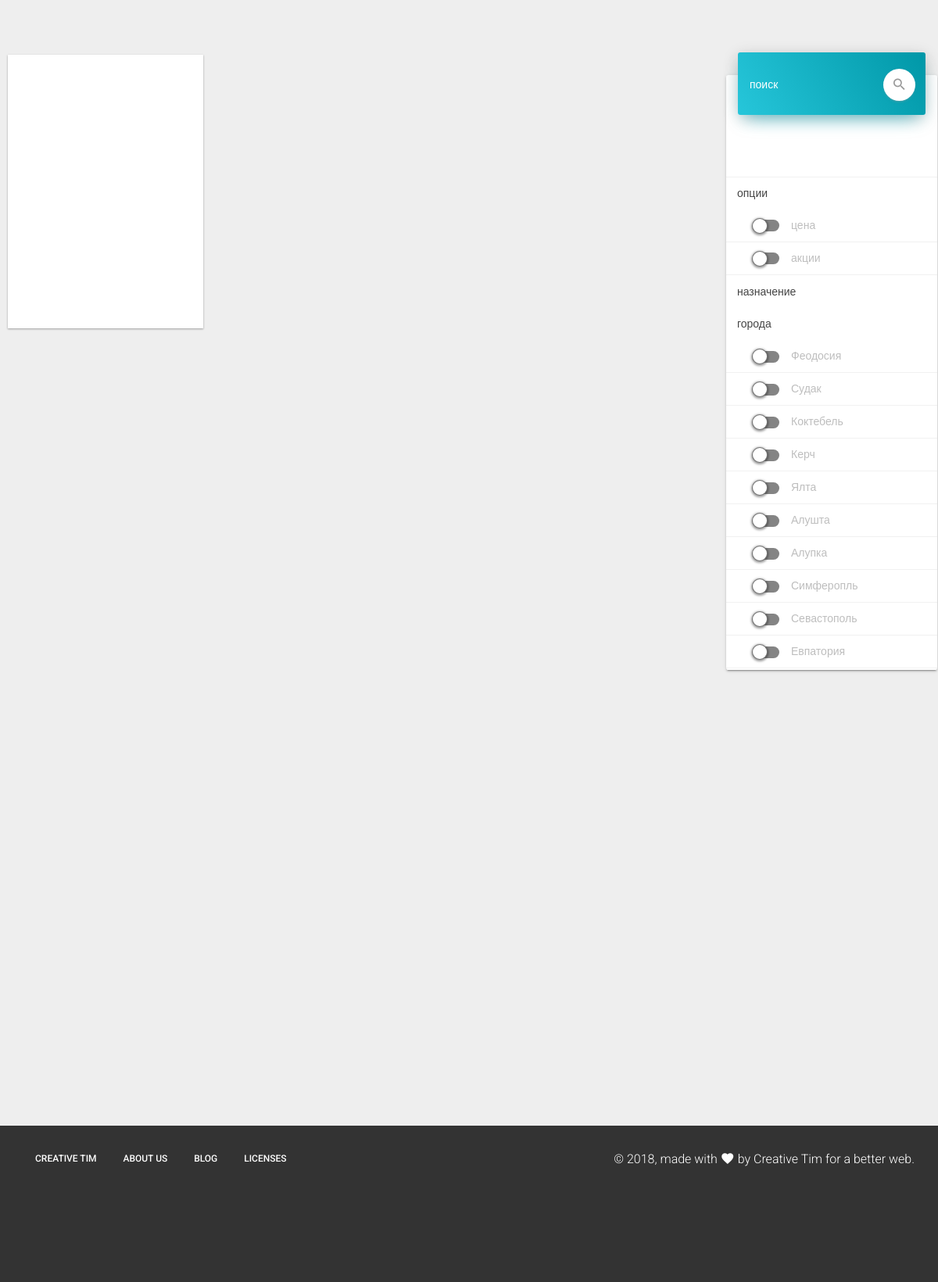
The page /objects/ on the database as committed earlier.
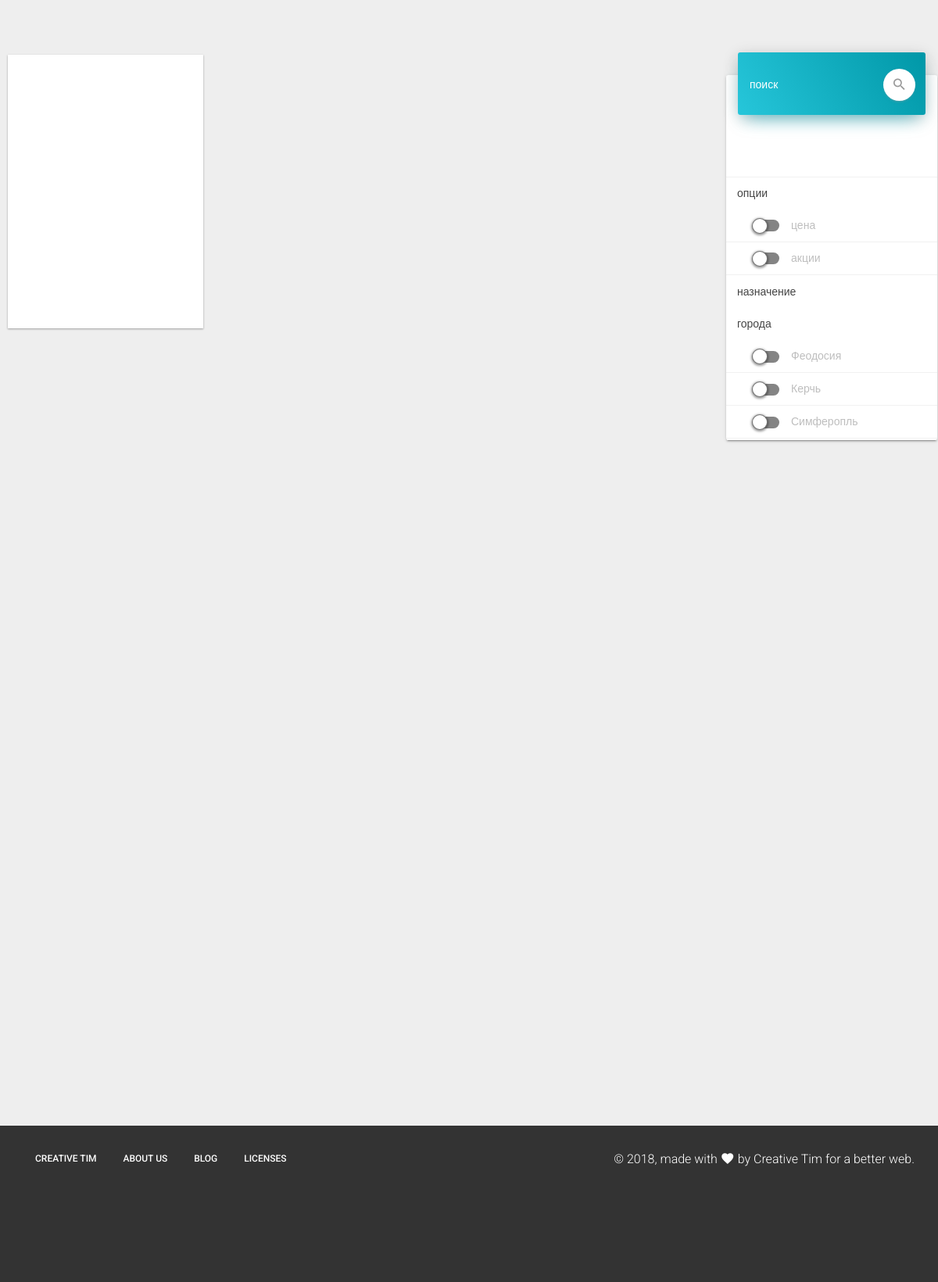
The same page on the database as committed later.
### agency_app/models.py (models this page shows)
class City(models.Model):
    name     = models.CharField(max_length=50, verbose_name=u'город', blank=True)
    slug     = models.SlugField()
    def __str__(self):
        return self.name
    class Meta:
        verbose_name = 'город'
        verbose_name_plural = 'города'

### agency_app/views.py (the view)
# urls.py: url(r'^objects/', ObjectListView.as_view(), name='category-detail'),
class ObjectListView(ListView):
	model = Property
	template_name = 'objects.html'
	def get_context_data(self, *args, **kwargs):
		context = super(ObjectListView, self).get_context_data(*args, **kwargs)
		context['categories'] = Category.objects.all()
		context['articles'] = self.model.objects.all()
		context['pages'] = Pages.objects.all()
		context['cities'] = City.objects.all()
		context['main_media'] = Advertising.objects.all()
		context['question'] = Qeustions.objects.all()
		context['appointment'] = Appointement.objects.all()
		return context

### agency_app/models.py (called while the page is built)
    def __str__(self):
        return self.name

    def get_absolute_url(self):
        return reverse('object-detail', kwargs={'category': self.category.slug, 'slug': self.slug})

    def __str__(self):
        return  "Акция {}. Партнер {}".format(self.condition, self.company_name)

### agency_app/templates/objects.html (shortened to what this page needs)
{% extends 'index.html' %}
{% load static %}
{% block content %}
   <div class="sticky">
  <section id="slider" class="container">
    <ul class="slider-wrapper">
    </ul>
  </section>
   </div>
   <div id="sidebar" class="sticky-menu sidebar-menu is_stuck">
     <div class="card card-nav-tabs">
      <form class="form-inline ml-auto" type="submit" method="GET" action='{% url "saerch_view" %}'>
        <div class="card-header card-header-info">
            <div class="form-group no-border">
                <input type="text" class="form-control" placeholder="поиск" name="q">
                </div>
                <button type="submit" class="btn btn-white btn-just-icon btn-round">
                    <i class="material-icons">search</i>
                </button>
        </div>
        <div class="cd-filter-block">
          <ul class="cd-filter-content cd-filters list">
            <li class="price-slider" >
<input type="text" id="amount" class="price-input"/>
          </div>
            <h4 class="text-li-article"> опции </h4>
              <li>
              <div class="togglebutton">
              <label>
                    <span class="toggle" for="price"></span> цена
              </label>
            </div>
            </li>
            <li>
              <div class="togglebutton">
              <label>
                    <span class="toggle" for="tagstock"></span> акции
              </label>
            </div>
            </li>
        </div>
        <div class="cd-filter-block" style="width: 100%;">
          <h4 class="text-li-article"> назначение </h4>
        </div>
        <div class="cd-filter-block" style="width: 100%;">
          <h4 class="text-li-article"> города </h4>
          <ul class="cd-filter-content cd-filters list" style="width: 100%;">
             {% for city in cities %}
             <li>
              <div class="togglebutton">
              <label>
                    <span class="toggle" for="{{ city.slug }}"></span>{{ city }}
              </label>
            </div>
            </li>
               {% endfor %}
          </ul>
        </div>
      </div>
</div>
    <div class="content">
    <section class="cd-gallery" id="CategoryContent">
      {% block contento %}
      <ul class="cd-gallery-price"  id="products">
      </ul>
      {% endblock contento %}
    </section>
    </div>
 {% endblock content %}

### agency_app/templates/index.html (shortened to what this page needs)
{% load static %}
<!DOCTYPE html>
<html lang="ru">
<head>
  <link rel="stylesheet" href="https://daneden.github.io/animate.css/animate.min.css">
  <link rel="stylesheet" href="https://maxcdn.bootstrapcdn.com/font-awesome/latest/css/font-awesome.min.css">
  <link href="http://ajax.googleapis.com/ajax/libs/jqueryui/1.8/themes/base/jquery-ui.css" rel="stylesheet" type="text/css"/>
  <link href="{% static 'css/main.css' %}" rel="stylesheet" />
  <link href="{% static 'css/pattern.css' %}" rel="stylesheet" />
</head>
<body class="landing-page signup-page sidebar-collapse " style="">
  <main class="cd-main-content">
    <div class="wrapper-content">
      <div class="container-content">
    {% block content %}{% endblock content %}
  </div>
 </main>
 {% include "footer.html" %}
</body>
</html>

### agency_app/templates/object_card.html (shortened to what this page needs)
{% load static %}

### agency_app/templates/footer.html (shortened to what this page needs)
    <footer class="footer">
      <div class="container">
        <nav class="float-left">
          <ul>
            <li>
              <a href="https://www.creative-tim.com">
                Creative Tim
              </a>
            </li>
            <li>
              <a href="https://presentation.creative-tim.com">
                About Us
              </a>
            </li>
            <li>
              <a href="https://blog.creative-tim.com">
                Blog
              </a>
            </li>
            <li>
              <a href="https://www.creative-tim.com/license">
                Licenses
              </a>
            </li>
          </ul>
        </nav>
        <div class="copyright float-right">
          &copy;
          , made with <i class="material-icons">favorite</i> by
          <a href="https://www.creative-tim.com" target="_blank">Creative Tim</a> for a better web.
        </div>
      </div>
    </footer>

### static_in_dev/css/pattern.css (style rules this page uses)
.wrapper-content { position: relative; margin-left: auto; margin-right: auto; }
.container-content { max-width: 1000px; margin-left: auto; margin-right: auto; }
.footer { width: 100% !important; height: 200px ; background-color: #333; top: 0 auto; clear: both; }
.cd-main-content { position: static; width: 100%; top: 0 }
.cd-main-content:after { content: ""; display: table; clear: both; }
.content { display: flex; }
.cd-gallery { min-height: 180vh; }
@media only screen and (min-width: 768px) { .cd-gallery { padding: 40px 1%!important; padding-top: 60px !important; width: 100%; float: right; } }
@media only screen and (min-width: 768px) { .cd-gallery ul { text-align: justify!important; display: block; list-style-type: disc; -webkit-margin-before: 0em; -webkit-margin-after: 0em; -webkit-margin-start: 0px; -webkit-margin-end: 0px; -webkit-padding-start: 0px; } }
@media only screen and (min-width: 768px) { .cd-gallery ul:after { content: ""; display: table!important; clear: both!important; } }
@media only screen and (min-width: 1170px) { .cd-gallery { float: right; -webkit-transition: width 0.1s; -moz-transition: width 0.1s; transition: width 0.1s; } }
.cd-filter-block { width: 100%; float: right; }
.cd-filter-block li { width: 100%; padding: 8px 33px 33px ; border-bottom: #f1f1f1 1px solid; height: 30px; margin-left: 0 auto; list-style-type: none; }
.cd-filter-block li .togglebutton { padding: 5px 0px 15px 0px; float: left; }
.cd-filter-content { -webkit-padding-start: 0px; }
.content { z-index: 0 }
.sticky { position: -webkit-sticky; position: sticky; float: left; padding: 20px 5px; top: 20px; }
.sticky .container { width: 250px; margin: 30px auto 0; padding-left: 2%; }
.sticky .slider-wrapper { position: relative; width: 250px; height: 350px; background: #FFF; border: 5px solid #fff; overflow: hidden; box-shadow: 0 1px 3px rgba(0,0,0, 0.12), 0 1px 2px rgba(0,0,0, 0.24); }
.sticky-menu { display: none }
@media screen and (min-width: 1200px) { .cd-main-content .sticky-menu { display: block; padding: 1px; padding-top: 66px; padding-bottom: 0 auto!important; } }
@media screen and (min-width: 1200px) { .cd-gallery { min-width: 500px } }
@media screen and (min-width: 1200px) { .container-content { max-width: 1200px; } }
@media screen and (min-width: 1200px) { .sidebar-menu { float: right; } }
@media screen and (min-width: 1200px) { .sticky-menu .card { height: auto; } }
@media screen and (min-width: 1200px) { .sticky-menu .card .card-header { display: inline-flex; height: 80px; width: 240px; } }
@media screen and (min-width: 1200px) { .sticky-menu .card .card-header .bmd-form-group { padding-top: 2px; } }
@media screen and (min-width: 1200px) { .sticky-menu .card .card-header .bmd-form-group .form-control, .bmd-form-group label, .bmd-form-group input::placeholder { color:#fff; width: 170px; } }
@media screen and (min-width: 1200px) { .sticky-menu .card form { width: 270px; display: inline-block; } }
@media screen and (min-width: 1200px) { .cd-flter-block ol, ul, dl { margin-top: 0; margin-bottom: 0; } }
.cd-filter-content .price-slider { height: 80px; padding-top: 30px!important; }
.price-input { width: 200px; padding:5px; border: 0; font-weight: 700; background-color: #fff; color:#0097a7; }
.text-li-article { color: #444 !important; padding: 0px 14px; font-size: 1em; font-weight: 500; }

Rows that differ between the two databases and show on the page:
removed City: name "Судак"
removed City: name "Коктебель"
removed City: name "Керч"
removed City: name "Ялта"
removed City: name "Алушта"
removed City: name "Алупка"
removed City: name "Севастополь"
removed City: name "Евпатория"
added City: name "Керчь"
